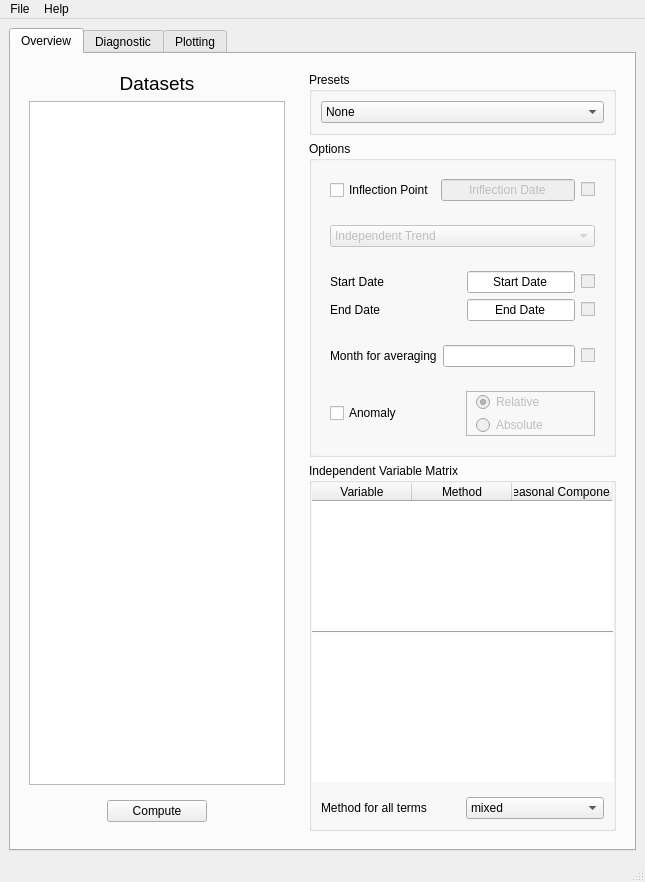
<?xml version="1.0" encoding="UTF-8"?>
<ui version="4.0">
 <class>MainWindow</class>
 <widget class="QMainWindow" name="MainWindow">
  <property name="geometry">
   <rect>
    <x>0</x>
    <y>0</y>
    <width>645</width>
    <height>882</height>
   </rect>
  </property>
  <property name="windowTitle">
   <string>MainWindow</string>
  </property>
  <widget class="QWidget" name="centralwidget">
   <layout class="QVBoxLayout" name="verticalLayout_5">
    <item>
     <widget class="QTabWidget" name="tabWidget">
      <property name="currentIndex">
       <number>0</number>
      </property>
      <widget class="QWidget" name="tab">
       <attribute name="title">
        <string>Overview</string>
       </attribute>
       <layout class="QHBoxLayout" name="horizontalLayout_4">
        <item>
         <widget class="QWidget" name="widget_4" native="true">
          <property name="sizePolicy">
           <sizepolicy hsizetype="Preferred" vsizetype="Preferred">
            <horstretch>0</horstretch>
            <verstretch>0</verstretch>
           </sizepolicy>
          </property>
          <layout class="QVBoxLayout" name="verticalLayout">
           <item>
            <widget class="QLabel" name="label_7">
             <property name="font">
              <font>
               <pointsize>14</pointsize>
              </font>
             </property>
             <property name="text">
              <string>Datasets</string>
             </property>
             <property name="alignment">
              <set>Qt::AlignCenter</set>
             </property>
            </widget>
           </item>
           <item>
            <widget class="QListWidget" name="data_list">
             <property name="sizePolicy">
              <sizepolicy hsizetype="Maximum" vsizetype="Expanding">
               <horstretch>0</horstretch>
               <verstretch>0</verstretch>
              </sizepolicy>
             </property>
             <property name="font">
              <font>
               <pointsize>13</pointsize>
              </font>
             </property>
             <property name="toolTip">
              <string>&lt;html&gt;&lt;head/&gt;&lt;body&gt;&lt;p&gt;All correctly loaded datasets are displayed here.&lt;/p&gt;&lt;/body&gt;&lt;/html&gt;</string>
             </property>
            </widget>
           </item>
           <item>
            <widget class="QWidget" name="widget_6" native="true">
             <layout class="QHBoxLayout" name="horizontalLayout">
              <item>
               <widget class="QPushButton" name="compute_button">
                <property name="maximumSize">
                 <size>
                  <width>100</width>
                  <height>16777215</height>
                 </size>
                </property>
                <property name="text">
                 <string>Compute</string>
                </property>
               </widget>
              </item>
             </layout>
            </widget>
           </item>
          </layout>
         </widget>
        </item>
        <item>
         <widget class="QWidget" name="widget_3" native="true">
          <layout class="QVBoxLayout" name="verticalLayout_2">
           <item>
            <widget class="QGroupBox" name="groupBox_3">
             <property name="title">
              <string>Presets</string>
             </property>
             <layout class="QHBoxLayout" name="horizontalLayout_9">
              <item>
               <widget class="QComboBox" name="preset_combo">
                <property name="toolTip">
                 <string>&lt;html&gt;&lt;head/&gt;&lt;body&gt;&lt;p&gt;Presets easily change the way a trend is computed by importing the settings from different configuration files.&lt;br/&gt;This only changes the settings and does not import any data or proxies that were included in the original configuration file.&lt;/p&gt;&lt;/body&gt;&lt;/html&gt;</string>
                </property>
                <item>
                 <property name="text">
                  <string>None</string>
                 </property>
                </item>
               </widget>
              </item>
             </layout>
            </widget>
           </item>
           <item>
            <widget class="QGroupBox" name="groupBox_2">
             <property name="sizePolicy">
              <sizepolicy hsizetype="Preferred" vsizetype="Preferred">
               <horstretch>0</horstretch>
               <verstretch>0</verstretch>
              </sizepolicy>
             </property>
             <property name="title">
              <string>Options</string>
             </property>
             <layout class="QVBoxLayout" name="verticalLayout_3">
              <item>
               <widget class="QWidget" name="widget" native="true">
                <property name="sizePolicy">
                 <sizepolicy hsizetype="Preferred" vsizetype="Minimum">
                  <horstretch>0</horstretch>
                  <verstretch>0</verstretch>
                 </sizepolicy>
                </property>
                <layout class="QHBoxLayout" name="horizontalLayout_3">
                 <item>
                  <widget class="QCheckBox" name="infl_check">
                   <property name="sizePolicy">
                    <sizepolicy hsizetype="Minimum" vsizetype="Minimum">
                     <horstretch>0</horstretch>
                     <verstretch>0</verstretch>
                    </sizepolicy>
                   </property>
                   <property name="text">
                    <string>Inflection Point</string>
                   </property>
                  </widget>
                 </item>
                 <item>
                  <widget class="QLineEdit" name="inflection_point">
                   <property name="enabled">
                    <bool>false</bool>
                   </property>
                   <property name="toolTip">
                    <string>&lt;html&gt;&lt;head/&gt;&lt;body&gt;&lt;p&gt;The inflection date splits a trend into two parts, which are either computed independently (independent trend) or connected to each other (piece-wise linear trend).&lt;/p&gt;&lt;/body&gt;&lt;/html&gt;</string>
                   </property>
                   <property name="text">
                    <string>Inflection Date</string>
                   </property>
                   <property name="alignment">
                    <set>Qt::AlignCenter</set>
                   </property>
                  </widget>
                 </item>
                 <item>
                  <widget class="QCheckBox" name="check_inflection">
                   <property name="enabled">
                    <bool>false</bool>
                   </property>
                   <property name="toolTip">
                    <string>&lt;html&gt;&lt;head/&gt;&lt;body&gt;&lt;p&gt;Check: The format was recognized and can be used for the trend analysis&lt;/p&gt;&lt;/body&gt;&lt;/html&gt;</string>
                   </property>
                   <property name="text">
                    <string/>
                   </property>
                  </widget>
                 </item>
                </layout>
               </widget>
              </item>
              <item>
               <widget class="QWidget" name="widget_5" native="true">
                <layout class="QVBoxLayout" name="verticalLayout_4">
                 <item>
                  <widget class="QComboBox" name="inflection_method">
                   <property name="enabled">
                    <bool>false</bool>
                   </property>
                   <item>
                    <property name="text">
                     <string>Independent Trend</string>
                    </property>
                   </item>
                   <item>
                    <property name="text">
                     <string>Piece-wise Linear Trend</string>
                    </property>
                   </item>
                  </widget>
                 </item>
                </layout>
               </widget>
              </item>
              <item>
               <widget class="QWidget" name="widget_2" native="true">
                <property name="sizePolicy">
                 <sizepolicy hsizetype="Preferred" vsizetype="Minimum">
                  <horstretch>0</horstretch>
                  <verstretch>0</verstretch>
                 </sizepolicy>
                </property>
                <layout class="QGridLayout" name="gridLayout">
                 <item row="0" column="0">
                  <widget class="QLabel" name="label">
                   <property name="text">
                    <string>Start Date</string>
                   </property>
                  </widget>
                 </item>
                 <item row="0" column="2">
                  <widget class="QLineEdit" name="start_date">
                   <property name="toolTip">
                    <string>&lt;html&gt;&lt;head/&gt;&lt;body&gt;&lt;p&gt;The start date from which the trend is computed.&lt;/p&gt;&lt;/body&gt;&lt;/html&gt;</string>
                   </property>
                   <property name="text">
                    <string>Start Date</string>
                   </property>
                   <property name="alignment">
                    <set>Qt::AlignCenter</set>
                   </property>
                  </widget>
                 </item>
                 <item row="1" column="2">
                  <widget class="QLineEdit" name="end_date">
                   <property name="toolTip">
                    <string>&lt;html&gt;&lt;head/&gt;&lt;body&gt;&lt;p&gt;The end date up to which the trend is computed.&lt;/p&gt;&lt;/body&gt;&lt;/html&gt;</string>
                   </property>
                   <property name="text">
                    <string>End Date</string>
                   </property>
                   <property name="alignment">
                    <set>Qt::AlignCenter</set>
                   </property>
                  </widget>
                 </item>
                 <item row="1" column="0">
                  <widget class="QLabel" name="label_2">
                   <property name="text">
                    <string>End Date</string>
                   </property>
                  </widget>
                 </item>
                 <item row="1" column="3">
                  <widget class="QCheckBox" name="check_end">
                   <property name="enabled">
                    <bool>false</bool>
                   </property>
                   <property name="toolTip">
                    <string>&lt;html&gt;&lt;head/&gt;&lt;body&gt;&lt;p&gt;Check: The format was recognized and can be used for the trend analysis&lt;/p&gt;&lt;/body&gt;&lt;/html&gt;</string>
                   </property>
                   <property name="text">
                    <string/>
                   </property>
                  </widget>
                 </item>
                 <item row="0" column="3">
                  <widget class="QCheckBox" name="check_start">
                   <property name="enabled">
                    <bool>false</bool>
                   </property>
                   <property name="toolTip">
                    <string>&lt;html&gt;&lt;head/&gt;&lt;body&gt;&lt;p&gt;Check: The format was recognized and can be used for the trend analysis&lt;/p&gt;&lt;/body&gt;&lt;/html&gt;</string>
                   </property>
                   <property name="text">
                    <string/>
                   </property>
                  </widget>
                 </item>
                 <item row="0" column="1">
                  <spacer name="horizontalSpacer_5">
                   <property name="orientation">
                    <enum>Qt::Horizontal</enum>
                   </property>
                   <property name="sizeHint" stdset="0">
                    <size>
                     <width>40</width>
                     <height>20</height>
                    </size>
                   </property>
                  </spacer>
                 </item>
                </layout>
               </widget>
              </item>
              <item>
               <widget class="QWidget" name="widget_22" native="true">
                <layout class="QGridLayout" name="gridLayout_6">
                 <item row="0" column="0">
                  <widget class="QLabel" name="label_8">
                   <property name="text">
                    <string>Month for averaging</string>
                   </property>
                  </widget>
                 </item>
                 <item row="0" column="1">
                  <widget class="QLineEdit" name="mean_line">
                   <property name="toolTip">
                    <string>&lt;html&gt;&lt;head/&gt;&lt;body&gt;&lt;p&gt;Currently averaged months:&lt;/p&gt;&lt;p&gt;Months must be written with their respective number, seperated by &amp;quot;,&amp;quot;. To get a yearly average, use either &amp;quot;yearly&amp;quot; or &amp;quot;all&amp;quot;.&lt;/p&gt;&lt;/body&gt;&lt;/html&gt;</string>
                   </property>
                  </widget>
                 </item>
                 <item row="0" column="2">
                  <widget class="QCheckBox" name="check_mean">
                   <property name="enabled">
                    <bool>false</bool>
                   </property>
                   <property name="toolTip">
                    <string>&lt;html&gt;&lt;head/&gt;&lt;body&gt;&lt;p&gt;Check: The format was recognized and can be used for the trend analysis&lt;/p&gt;&lt;/body&gt;&lt;/html&gt;</string>
                   </property>
                   <property name="text">
                    <string/>
                   </property>
                  </widget>
                 </item>
                </layout>
               </widget>
              </item>
              <item>
               <widget class="QWidget" name="widget_24" native="true">
                <layout class="QHBoxLayout" name="horizontalLayout_11">
                 <item>
                  <widget class="QCheckBox" name="anomaly_check">
                   <property name="toolTip">
                    <string>&lt;html&gt;&lt;head/&gt;&lt;body&gt;&lt;p&gt;Compute the trends as deseasonalised anomalies.&lt;/p&gt;&lt;/body&gt;&lt;/html&gt;</string>
                   </property>
                   <property name="text">
                    <string>Anomaly</string>
                   </property>
                  </widget>
                 </item>
                 <item>
                  <widget class="QFrame" name="anom_frame">
                   <property name="enabled">
                    <bool>false</bool>
                   </property>
                   <property name="frameShape">
                    <enum>QFrame::StyledPanel</enum>
                   </property>
                   <property name="frameShadow">
                    <enum>QFrame::Raised</enum>
                   </property>
                   <layout class="QVBoxLayout" name="verticalLayout_7">
                    <property name="spacing">
                     <number>3</number>
                    </property>
                    <property name="topMargin">
                     <number>0</number>
                    </property>
                    <property name="rightMargin">
                     <number>0</number>
                    </property>
                    <property name="bottomMargin">
                     <number>0</number>
                    </property>
                    <item>
                     <widget class="QRadioButton" name="radio_rel">
                      <property name="text">
                       <string>Relative</string>
                      </property>
                      <property name="checked">
                       <bool>true</bool>
                      </property>
                     </widget>
                    </item>
                    <item>
                     <widget class="QRadioButton" name="radio_abs">
                      <property name="text">
                       <string>Absolute</string>
                      </property>
                      <property name="checked">
                       <bool>false</bool>
                      </property>
                     </widget>
                    </item>
                   </layout>
                  </widget>
                 </item>
                </layout>
               </widget>
              </item>
             </layout>
            </widget>
           </item>
           <item>
            <widget class="QGroupBox" name="groupBox_4">
             <property name="title">
              <string>Independent Variable Matrix</string>
             </property>
             <layout class="QVBoxLayout" name="verticalLayout_18">
              <property name="leftMargin">
               <number>0</number>
              </property>
              <property name="topMargin">
               <number>0</number>
              </property>
              <property name="rightMargin">
               <number>0</number>
              </property>
              <property name="bottomMargin">
               <number>0</number>
              </property>
              <item>
               <widget class="QWidget" name="widget_25" native="true">
                <layout class="QVBoxLayout" name="verticalLayout_19">
                 <property name="spacing">
                  <number>0</number>
                 </property>
                 <property name="leftMargin">
                  <number>0</number>
                 </property>
                 <property name="topMargin">
                  <number>0</number>
                 </property>
                 <property name="rightMargin">
                  <number>0</number>
                 </property>
                 <property name="bottomMargin">
                  <number>0</number>
                 </property>
                 <item>
                  <widget class="QTableWidget" name="frozen_list">
                   <property name="sizePolicy">
                    <sizepolicy hsizetype="Preferred" vsizetype="Maximum">
                     <horstretch>0</horstretch>
                     <verstretch>0</verstretch>
                    </sizepolicy>
                   </property>
                   <property name="toolTip">
                    <string>&lt;html&gt;&lt;head/&gt;&lt;body&gt;&lt;p&gt;Successfully loaded proxies, their methods and their seasonal components for the trend analysis.&lt;/p&gt;&lt;/body&gt;&lt;/html&gt;</string>
                   </property>
                   <property name="frameShape">
                    <enum>QFrame::NoFrame</enum>
                   </property>
                   <property name="verticalScrollBarPolicy">
                    <enum>Qt::ScrollBarAlwaysOff</enum>
                   </property>
                   <attribute name="verticalHeaderVisible">
                    <bool>false</bool>
                   </attribute>
                   <column>
                    <property name="text">
                     <string>Variable</string>
                    </property>
                   </column>
                   <column>
                    <property name="text">
                     <string>Method</string>
                    </property>
                   </column>
                   <column>
                    <property name="text">
                     <string>Seasonal Component</string>
                    </property>
                   </column>
                  </widget>
                 </item>
                 <item>
                  <widget class="QFrame" name="seperator_line">
                   <property name="frameShape">
                    <enum>QFrame::HLine</enum>
                   </property>
                   <property name="frameShadow">
                    <enum>QFrame::Sunken</enum>
                   </property>
                  </widget>
                 </item>
                 <item>
                  <widget class="QTableWidget" name="proxy_list">
                   <property name="toolTip">
                    <string>&lt;html&gt;&lt;head/&gt;&lt;body&gt;&lt;p&gt;Successfully loaded proxies, their methods and their seasonal components for the trend analysis.&lt;/p&gt;&lt;/body&gt;&lt;/html&gt;</string>
                   </property>
                   <property name="frameShape">
                    <enum>QFrame::NoFrame</enum>
                   </property>
                   <property name="columnCount">
                    <number>3</number>
                   </property>
                   <attribute name="horizontalHeaderVisible">
                    <bool>false</bool>
                   </attribute>
                   <attribute name="verticalHeaderVisible">
                    <bool>false</bool>
                   </attribute>
                   <column/>
                   <column/>
                   <column/>
                  </widget>
                 </item>
                </layout>
               </widget>
              </item>
              <item>
               <widget class="QWidget" name="widget_23" native="true">
                <layout class="QHBoxLayout" name="horizontalLayout_10">
                 <item>
                  <widget class="QLabel" name="label_9">
                   <property name="text">
                    <string>Method for all terms</string>
                   </property>
                  </widget>
                 </item>
                 <item>
                  <widget class="QComboBox" name="all_proxy_method">
                   <property name="toolTip">
                    <string>&lt;html&gt;&lt;head/&gt;&lt;body&gt;&lt;p&gt;This changes the method for all loaded proxies at the same time.&lt;/p&gt;&lt;/body&gt;&lt;/html&gt;</string>
                   </property>
                   <item>
                    <property name="text">
                     <string>mixed</string>
                    </property>
                   </item>
                   <item>
                    <property name="text">
                     <string>disable</string>
                    </property>
                   </item>
                   <item>
                    <property name="text">
                     <string>single</string>
                    </property>
                   </item>
                   <item>
                    <property name="text">
                     <string>harmonics</string>
                    </property>
                   </item>
                   <item>
                    <property name="text">
                     <string>12 months</string>
                    </property>
                   </item>
                  </widget>
                 </item>
                </layout>
               </widget>
              </item>
             </layout>
            </widget>
           </item>
          </layout>
         </widget>
        </item>
       </layout>
      </widget>
      <widget class="QWidget" name="tab_3">
       <attribute name="title">
        <string>Diagnostic</string>
       </attribute>
       <layout class="QVBoxLayout" name="verticalLayout_8">
        <item>
         <widget class="QTabWidget" name="tabWidget_2">
          <property name="currentIndex">
           <number>0</number>
          </property>
          <widget class="QWidget" name="widget_7">
           <attribute name="title">
            <string>Data</string>
           </attribute>
           <layout class="QVBoxLayout" name="verticalLayout_9">
            <item>
             <widget class="QWidget" name="widget_8" native="true">
              <layout class="QHBoxLayout" name="horizontalLayout_2">
               <item>
                <widget class="QWidget" name="widget_11" native="true">
                 <layout class="QVBoxLayout" name="verticalLayout_10">
                  <item>
                   <widget class="QComboBox" name="dia_data_combo"/>
                  </item>
                 </layout>
                </widget>
               </item>
               <item>
                <widget class="QWidget" name="widget_10" native="true">
                 <layout class="QGridLayout" name="gridLayout_3">
                  <item row="0" column="1">
                   <widget class="QLabel" name="dia_data_start">
                    <property name="text">
                     <string>-</string>
                    </property>
                    <property name="alignment">
                     <set>Qt::AlignCenter</set>
                    </property>
                   </widget>
                  </item>
                  <item row="1" column="0">
                   <widget class="QLabel" name="label_12">
                    <property name="text">
                     <string>end date: </string>
                    </property>
                   </widget>
                  </item>
                  <item row="2" column="0">
                   <widget class="QLabel" name="label_15">
                    <property name="text">
                     <string>time dimension: </string>
                    </property>
                   </widget>
                  </item>
                  <item row="3" column="1">
                   <widget class="QLabel" name="dia_data_nan">
                    <property name="text">
                     <string>-</string>
                    </property>
                    <property name="alignment">
                     <set>Qt::AlignCenter</set>
                    </property>
                   </widget>
                  </item>
                  <item row="1" column="1">
                   <widget class="QLabel" name="dia_data_end">
                    <property name="text">
                     <string>-</string>
                    </property>
                    <property name="alignment">
                     <set>Qt::AlignCenter</set>
                    </property>
                   </widget>
                  </item>
                  <item row="0" column="0">
                   <widget class="QLabel" name="label_11">
                    <property name="text">
                     <string>start date: </string>
                    </property>
                   </widget>
                  </item>
                  <item row="3" column="0">
                   <widget class="QLabel" name="label_17">
                    <property name="text">
                     <string>NaNs: </string>
                    </property>
                   </widget>
                  </item>
                  <item row="2" column="1">
                   <widget class="QLabel" name="dia_data_time">
                    <property name="text">
                     <string>-</string>
                    </property>
                    <property name="alignment">
                     <set>Qt::AlignCenter</set>
                    </property>
                   </widget>
                  </item>
                 </layout>
                </widget>
               </item>
              </layout>
             </widget>
            </item>
            <item>
             <widget class="QWidget" name="widget_9" native="true">
              <layout class="QVBoxLayout" name="verticalLayout_11">
               <item>
                <widget class="QTableWidget" name="dia_data_table"/>
               </item>
               <item>
                <widget class="QWidget" name="widget_21" native="true">
                 <layout class="QHBoxLayout" name="horizontalLayout_8">
                  <item>
                   <spacer name="horizontalSpacer_4">
                    <property name="orientation">
                     <enum>Qt::Horizontal</enum>
                    </property>
                    <property name="sizeHint" stdset="0">
                     <size>
                      <width>40</width>
                      <height>20</height>
                     </size>
                    </property>
                   </spacer>
                  </item>
                  <item>
                   <widget class="QWidget" name="data_dim_widget" native="true">
                    <layout class="QHBoxLayout" name="horizontalLayout_13">
                     <property name="leftMargin">
                      <number>0</number>
                     </property>
                     <property name="topMargin">
                      <number>0</number>
                     </property>
                     <property name="rightMargin">
                      <number>0</number>
                     </property>
                     <property name="bottomMargin">
                      <number>0</number>
                     </property>
                    </layout>
                   </widget>
                  </item>
                 </layout>
                </widget>
               </item>
              </layout>
             </widget>
            </item>
           </layout>
          </widget>
          <widget class="QWidget" name="tab_5">
           <attribute name="title">
            <string>Proxies</string>
           </attribute>
           <layout class="QVBoxLayout" name="verticalLayout_14">
            <item>
             <widget class="QWidget" name="widget_12" native="true">
              <layout class="QHBoxLayout" name="horizontalLayout_5">
               <item>
                <widget class="QWidget" name="widget_13" native="true">
                 <layout class="QVBoxLayout" name="verticalLayout_12">
                  <item>
                   <widget class="QComboBox" name="dia_proxy_combo"/>
                  </item>
                 </layout>
                </widget>
               </item>
               <item>
                <widget class="QWidget" name="widget_14" native="true">
                 <layout class="QGridLayout" name="gridLayout_4">
                  <item row="1" column="1">
                   <widget class="QLabel" name="dia_proxy_end">
                    <property name="text">
                     <string>-</string>
                    </property>
                    <property name="alignment">
                     <set>Qt::AlignCenter</set>
                    </property>
                   </widget>
                  </item>
                  <item row="0" column="1">
                   <widget class="QLabel" name="dia_proxy_start">
                    <property name="text">
                     <string>-</string>
                    </property>
                    <property name="alignment">
                     <set>Qt::AlignCenter</set>
                    </property>
                   </widget>
                  </item>
                  <item row="2" column="0">
                   <widget class="QLabel" name="label_16">
                    <property name="text">
                     <string>proxy dimension:</string>
                    </property>
                   </widget>
                  </item>
                  <item row="0" column="0">
                   <widget class="QLabel" name="label_13">
                    <property name="text">
                     <string>start date:</string>
                    </property>
                   </widget>
                  </item>
                  <item row="1" column="0">
                   <widget class="QLabel" name="label_14">
                    <property name="text">
                     <string>end date:</string>
                    </property>
                   </widget>
                  </item>
                  <item row="2" column="1">
                   <widget class="QLabel" name="dia_proxy">
                    <property name="text">
                     <string>-</string>
                    </property>
                    <property name="alignment">
                     <set>Qt::AlignCenter</set>
                    </property>
                   </widget>
                  </item>
                 </layout>
                </widget>
               </item>
              </layout>
             </widget>
            </item>
            <item>
             <widget class="QWidget" name="widget_15" native="true">
              <layout class="QVBoxLayout" name="verticalLayout_13">
               <item>
                <widget class="QTableWidget" name="dia_proxy_table"/>
               </item>
              </layout>
             </widget>
            </item>
           </layout>
          </widget>
          <widget class="QWidget" name="tab_4">
           <attribute name="title">
            <string>Independent Variable Matrix</string>
           </attribute>
           <layout class="QVBoxLayout" name="verticalLayout_17">
            <item>
             <widget class="QWidget" name="widget_17" native="true">
              <layout class="QHBoxLayout" name="horizontalLayout_7">
               <item>
                <widget class="QLabel" name="label_21">
                 <property name="text">
                  <string>dimension:</string>
                 </property>
                </widget>
               </item>
               <item>
                <widget class="QLabel" name="dia_X_dim">
                 <property name="text">
                  <string>-</string>
                 </property>
                 <property name="alignment">
                  <set>Qt::AlignCenter</set>
                 </property>
                </widget>
               </item>
              </layout>
             </widget>
            </item>
            <item>
             <widget class="QWidget" name="widget_20" native="true">
              <layout class="QVBoxLayout" name="verticalLayout_16">
               <item>
                <widget class="QTableWidget" name="dia_X_table"/>
               </item>
               <item>
                <widget class="QWidget" name="widget_18" native="true">
                 <layout class="QHBoxLayout" name="horizontalLayout_14">
                  <item>
                   <spacer name="horizontalSpacer_2">
                    <property name="orientation">
                     <enum>Qt::Horizontal</enum>
                    </property>
                    <property name="sizeHint" stdset="0">
                     <size>
                      <width>576</width>
                      <height>20</height>
                     </size>
                    </property>
                   </spacer>
                  </item>
                  <item>
                   <widget class="QWidget" name="X_dim_widget" native="true">
                    <layout class="QHBoxLayout" name="horizontalLayout_15">
                     <property name="leftMargin">
                      <number>0</number>
                     </property>
                     <property name="topMargin">
                      <number>0</number>
                     </property>
                     <property name="rightMargin">
                      <number>0</number>
                     </property>
                     <property name="bottomMargin">
                      <number>0</number>
                     </property>
                    </layout>
                   </widget>
                  </item>
                 </layout>
                </widget>
               </item>
              </layout>
             </widget>
            </item>
           </layout>
          </widget>
         </widget>
        </item>
       </layout>
      </widget>
      <widget class="QWidget" name="tab_2">
       <attribute name="title">
        <string>Plotting</string>
       </attribute>
       <layout class="QVBoxLayout" name="verticalLayout_6">
        <item>
         <widget class="QTabWidget" name="figure_tabs">
          <property name="currentIndex">
           <number>0</number>
          </property>
          <widget class="QWidget" name="figure_widget_page">
           <attribute name="title">
            <string>Model</string>
           </attribute>
           <layout class="QVBoxLayout" name="verticalLayout_15">
            <item>
             <widget class="QWidget" name="figure_widget" native="true"/>
            </item>
            <item>
             <widget class="QWidget" name="widget_16" native="true">
              <property name="sizePolicy">
               <sizepolicy hsizetype="Preferred" vsizetype="Maximum">
                <horstretch>0</horstretch>
                <verstretch>0</verstretch>
               </sizepolicy>
              </property>
              <layout class="QHBoxLayout" name="horizontalLayout_6">
               <property name="leftMargin">
                <number>0</number>
               </property>
               <property name="topMargin">
                <number>0</number>
               </property>
               <property name="rightMargin">
                <number>0</number>
               </property>
               <property name="bottomMargin">
                <number>0</number>
               </property>
               <item>
                <widget class="QPushButton" name="plot_button">
                 <property name="enabled">
                  <bool>false</bool>
                 </property>
                 <property name="maximumSize">
                  <size>
                   <width>100</width>
                   <height>16777215</height>
                  </size>
                 </property>
                 <property name="text">
                  <string>Plot</string>
                 </property>
                </widget>
               </item>
               <item>
                <spacer name="horizontalSpacer">
                 <property name="orientation">
                  <enum>Qt::Horizontal</enum>
                 </property>
                 <property name="sizeHint" stdset="0">
                  <size>
                   <width>40</width>
                   <height>20</height>
                  </size>
                 </property>
                </spacer>
               </item>
               <item>
                <widget class="QWidget" name="dim_widget" native="true">
                 <layout class="QHBoxLayout" name="horizontalLayout_12">
                  <property name="leftMargin">
                   <number>0</number>
                  </property>
                  <property name="topMargin">
                   <number>0</number>
                  </property>
                  <property name="rightMargin">
                   <number>0</number>
                  </property>
                  <property name="bottomMargin">
                   <number>0</number>
                  </property>
                 </layout>
                </widget>
               </item>
              </layout>
             </widget>
            </item>
           </layout>
          </widget>
          <widget class="QWidget" name="contour_widget_page">
           <attribute name="title">
            <string>Contour</string>
           </attribute>
           <layout class="QVBoxLayout" name="verticalLayout_20">
            <item>
             <widget class="QWidget" name="contour_widget" native="true"/>
            </item>
            <item>
             <widget class="QWidget" name="widget_19" native="true">
              <property name="sizePolicy">
               <sizepolicy hsizetype="Preferred" vsizetype="Maximum">
                <horstretch>0</horstretch>
                <verstretch>0</verstretch>
               </sizepolicy>
              </property>
              <layout class="QHBoxLayout" name="horizontalLayout_16">
               <property name="leftMargin">
                <number>0</number>
               </property>
               <property name="topMargin">
                <number>0</number>
               </property>
               <property name="rightMargin">
                <number>0</number>
               </property>
               <property name="bottomMargin">
                <number>0</number>
               </property>
               <item>
                <widget class="QPushButton" name="plot_button_con">
                 <property name="enabled">
                  <bool>false</bool>
                 </property>
                 <property name="maximumSize">
                  <size>
                   <width>100</width>
                   <height>16777215</height>
                  </size>
                 </property>
                 <property name="text">
                  <string>Plot</string>
                 </property>
                </widget>
               </item>
               <item>
                <widget class="QCheckBox" name="con_uncertainty">
                 <property name="text">
                  <string>Uncertainty</string>
                 </property>
                </widget>
               </item>
               <item>
                <spacer name="horizontalSpacer_3">
                 <property name="orientation">
                  <enum>Qt::Horizontal</enum>
                 </property>
                 <property name="sizeHint" stdset="0">
                  <size>
                   <width>40</width>
                   <height>20</height>
                  </size>
                 </property>
                </spacer>
               </item>
               <item>
                <widget class="QWidget" name="dim_con_widget" native="true">
                 <layout class="QHBoxLayout" name="horizontalLayout_17">
                  <property name="leftMargin">
                   <number>0</number>
                  </property>
                  <property name="topMargin">
                   <number>0</number>
                  </property>
                  <property name="rightMargin">
                   <number>0</number>
                  </property>
                  <property name="bottomMargin">
                   <number>0</number>
                  </property>
                 </layout>
                </widget>
               </item>
              </layout>
             </widget>
            </item>
           </layout>
          </widget>
          <widget class="QWidget" name="resi_widget">
           <attribute name="title">
            <string>Residual</string>
           </attribute>
          </widget>
          <widget class="QWidget" name="cell_widget">
           <attribute name="title">
            <string>Observations</string>
           </attribute>
          </widget>
         </widget>
        </item>
       </layout>
      </widget>
     </widget>
    </item>
   </layout>
  </widget>
  <widget class="QMenuBar" name="menubar">
   <property name="geometry">
    <rect>
     <x>0</x>
     <y>0</y>
     <width>645</width>
     <height>19</height>
    </rect>
   </property>
   <widget class="QMenu" name="menuFile">
    <property name="title">
     <string>File</string>
    </property>
    <addaction name="separator"/>
    <addaction name="menu_load_data"/>
    <addaction name="menu_load_proxy"/>
    <addaction name="separator"/>
    <addaction name="menu_save"/>
    <addaction name="menu_save_config"/>
   </widget>
   <widget class="QMenu" name="menuHelp">
    <property name="title">
     <string>Help</string>
    </property>
    <addaction name="menu_help"/>
   </widget>
   <addaction name="menuFile"/>
   <addaction name="menuHelp"/>
  </widget>
  <widget class="QStatusBar" name="statusbar"/>
  <action name="actionLoad_text_file">
   <property name="text">
    <string>Load Text file</string>
   </property>
  </action>
  <action name="actionLoad_Proxy_file">
   <property name="text">
    <string>Load Proxy file</string>
   </property>
  </action>
  <action name="menu_load_data_netcdf">
   <property name="text">
    <string>NetCDF</string>
   </property>
  </action>
  <action name="menu_load_data_ascii">
   <property name="text">
    <string>ASCII</string>
   </property>
  </action>
  <action name="menu_load_proxy_netcdf">
   <property name="text">
    <string>NetCDF</string>
   </property>
  </action>
  <action name="menu_save">
   <property name="text">
    <string>Save Trend</string>
   </property>
  </action>
  <action name="menu_help">
   <property name="text">
    <string>Contact</string>
   </property>
  </action>
  <action name="menu_load_proxy_ascii">
   <property name="text">
    <string>ASCII</string>
   </property>
  </action>
  <action name="menu_load_data">
   <property name="text">
    <string>Load Data File</string>
   </property>
  </action>
  <action name="menu_load_proxy">
   <property name="text">
    <string>Load Proxy File</string>
   </property>
  </action>
  <action name="menu_load_settings">
   <property name="text">
    <string>Load Settings</string>
   </property>
  </action>
  <action name="menu_save_config">
   <property name="text">
    <string>Save Configuration</string>
   </property>
  </action>
 </widget>
 <resources/>
 <connections/>
</ui>
